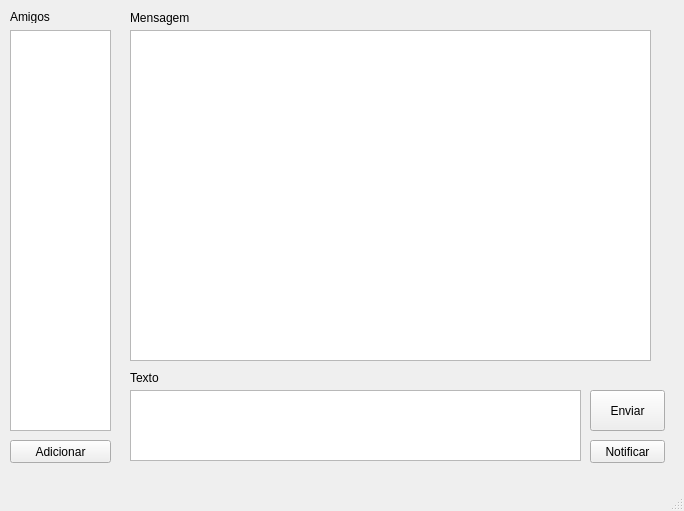
<?xml version="1.0" encoding="UTF-8"?>
<ui version="4.0">
 <class>MainWindow</class>
 <widget class="QMainWindow" name="MainWindow">
  <property name="geometry">
   <rect>
    <x>0</x>
    <y>0</y>
    <width>684</width>
    <height>511</height>
   </rect>
  </property>
  <property name="windowTitle">
   <string>Chat - Programação em Tempo Real</string>
  </property>
  <widget class="QWidget" name="centralwidget">
   <widget class="QListWidget" name="amigosWidget">
    <property name="geometry">
     <rect>
      <x>10</x>
      <y>30</y>
      <width>101</width>
      <height>401</height>
     </rect>
    </property>
   </widget>
   <widget class="QPushButton" name="notificarButton">
    <property name="geometry">
     <rect>
      <x>590</x>
      <y>440</y>
      <width>75</width>
      <height>23</height>
     </rect>
    </property>
    <property name="text">
     <string>Notificar</string>
    </property>
   </widget>
   <widget class="QTextEdit" name="textoEdit">
    <property name="geometry">
     <rect>
      <x>130</x>
      <y>390</y>
      <width>451</width>
      <height>71</height>
     </rect>
    </property>
   </widget>
   <widget class="QPushButton" name="addButton">
    <property name="geometry">
     <rect>
      <x>10</x>
      <y>440</y>
      <width>101</width>
      <height>23</height>
     </rect>
    </property>
    <property name="text">
     <string>Adicionar</string>
    </property>
   </widget>
   <widget class="QPushButton" name="enviarButton">
    <property name="geometry">
     <rect>
      <x>590</x>
      <y>390</y>
      <width>75</width>
      <height>41</height>
     </rect>
    </property>
    <property name="text">
     <string>Enviar</string>
    </property>
   </widget>
   <widget class="QLabel" name="amigosLabel">
    <property name="geometry">
     <rect>
      <x>10</x>
      <y>10</y>
      <width>47</width>
      <height>13</height>
     </rect>
    </property>
    <property name="text">
     <string>Amigos</string>
    </property>
   </widget>
   <widget class="QLabel" name="mengagemLabel">
    <property name="geometry">
     <rect>
      <x>130</x>
      <y>10</y>
      <width>191</width>
      <height>16</height>
     </rect>
    </property>
    <property name="text">
     <string>&lt;html&gt;&lt;head/&gt;&lt;body&gt;&lt;p&gt;Mensagem&lt;/p&gt;&lt;/body&gt;&lt;/html&gt;</string>
    </property>
   </widget>
   <widget class="QLabel" name="textoLabel">
    <property name="geometry">
     <rect>
      <x>130</x>
      <y>370</y>
      <width>201</width>
      <height>16</height>
     </rect>
    </property>
    <property name="text">
     <string>Texto</string>
    </property>
   </widget>
   <widget class="QListWidget" name="messagensListWidget">
    <property name="geometry">
     <rect>
      <x>130</x>
      <y>30</y>
      <width>521</width>
      <height>331</height>
     </rect>
    </property>
    <property name="wordWrap">
     <bool>true</bool>
    </property>
   </widget>
  </widget>
  <widget class="QMenuBar" name="menubar">
   <property name="geometry">
    <rect>
     <x>0</x>
     <y>0</y>
     <width>684</width>
     <height>21</height>
    </rect>
   </property>
  </widget>
  <widget class="QStatusBar" name="statusbar"/>
 </widget>
 <resources/>
 <connections/>
</ui>
